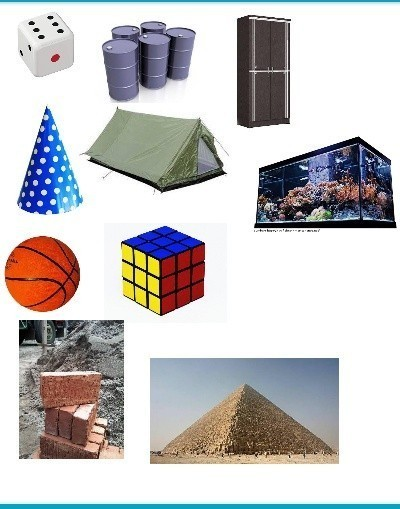
#> input picture bolatest.jpg, 400 x 509 px, given in place of the camera
$ python bolaCam.py
#> lines starting #> are read from the running program, lines starting #| are printed output that depends on the picture; after the words box and inside, x2 and y2 are one past the last pixel; in counts of white or black regions, pixels touching at a corner belong together
import cv2
import numpy as np
import os

# Open the camera
vcap = cv2.VideoCapture(0)

if not vcap.isOpened():
    print("Error opening camera.")
    exit()

# Set the desired window size
window_width = 640  # Set your desired width
window_height = int(window_width * 9 / 16)  # Maintain the 16:9 aspect ratio

# Create a named window
cv2.namedWindow("Output Window", cv2.WINDOW_NORMAL)

# Resize the window
cv2.resizeWindow("Output Window", window_width, window_height)

is_not_playing = False

while True:
    ret, frame = vcap.read()
#> frame is the input picture: shape (509, 400, 3); mean B, G, R 195.7, 195.2, 197.4

    # Convert the frame to grayscale
    gray = cv2.cvtColor(frame, cv2.COLOR_BGR2GRAY)
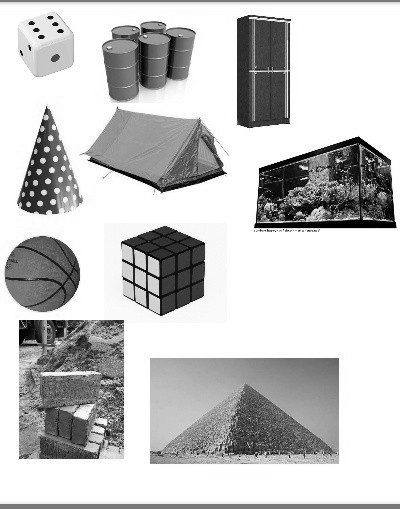
#> gray: shape (509, 400); min 0, max 255, mean 195.9

    # Blur the image to reduce noise and improve circle detection
    gray_blur = cv2.GaussianBlur(gray, (9, 9), 2, 2)
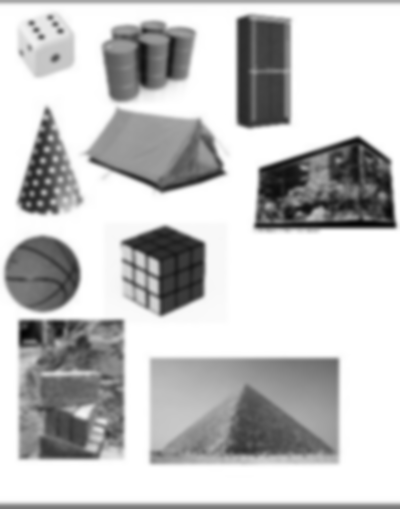
#> gray_blur: shape (509, 400); min 4, max 255, mean 195.9

    # Use Hough Circle detection to find circles (balls) in the image
    circles = cv2.HoughCircles(
        gray_blur, cv2.HOUGH_GRADIENT, 1, gray_blur.shape[0] // 8, param1=100, param2=30, minRadius=10, maxRadius=50
    )
#> circles = [[41.5, 273.5, 37.4], [151.5, 66.5, 22.4]]

    # Draw detected circles on the frame
    if circles is not None:
        circles = np.uint16(np.around(circles))
#> circles = [[42, 274, 37], [152, 66, 22]]
        for circle in circles[0, :]:
            center = (circle[0], circle[1])
            radius = circle[2]
            cv2.circle(frame, center, radius, (0, 255, 0), 2)
#> this loop made 2 passes
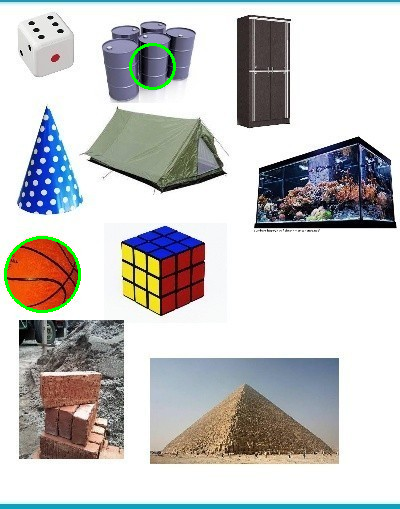
#> frame: shape (509, 400, 3); 0.56% of pixels changed, all inside (x1, y1, x2, y2) = (4, 43, 176, 313)

        # Display the number of balls detected
        text = "Balls detected: {}".format(circles.shape[1])
#> text = 'Balls detected: 2'
        cv2.putText(frame, text, (10, 50), cv2.FONT_HERSHEY_SIMPLEX, 1, (0, 0, 0), 2)
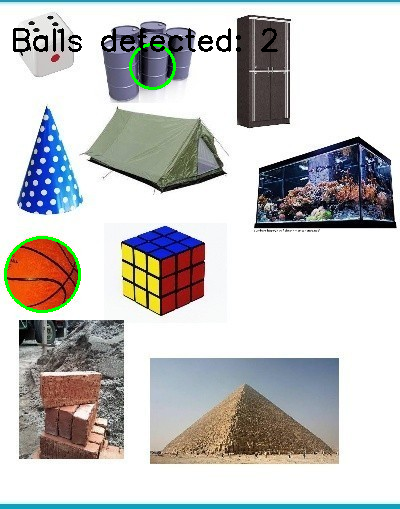
#> frame: shape (509, 400, 3); 0.92% of pixels changed, all inside (x1, y1, x2, y2) = (13, 28, 278, 52)

        # [10 lines of commented-out code are left out]
    edges = cv2.Canny(gray_blur, 50, 150)
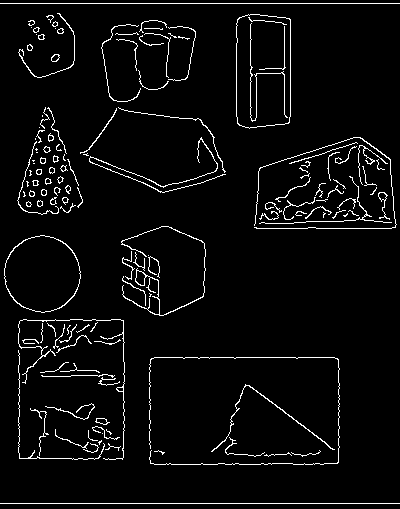
#> edges: shape (509, 400); 4.3% white in thin lines or dots

    # Use Hough Line Transform to detect goal posts
    lines = cv2.HoughLines(edges, 1, np.pi / 180, threshold=100)
#> lines = [[3, 1.57], [503, 1.57], [357, 1.57], [228, 1.57], [123, 0], [158, 2.22], [464, 1.57], [290, 0], [149, 0], [284, 0], [19, 0]]

    # Draw detected lines on the frame
    if lines is not None:
        for line in lines:
            rho, theta = line[0]
            a = np.cos(theta)
            b = np.sin(theta)
            x0 = a * rho
            y0 = b * rho
            x1 = int(x0 + 1000 * (-b))
            y1 = int(y0 + 1000 * (a))
            x2 = int(x0 - 1000 * (-b))
            y2 = int(y0 - 1000 * (a))
            cv2.line(frame, (x1, y1), (x2, y2), (0, 0, 255), 2)
#> this loop made 11 passes
#> (rho, theta, a, b, x0, y0, x1, y1) on passes 1 to 11: (3, 1.57, -4.37e-08, 1, -1.31e-07, 3, -1000, 2), (503, 1.57, -4.37e-08, 1, -2.2e-05, 503, -1000, 502), (357, 1.57, -4.37e-08, 1, -1.56e-05, 357, -1000, 356), (228, 1.57, -4.37e-08, 1, -9.97e-06, 228, -1000, 227), (123, 0, 1, 0, 123, 0, 123, 1000), (158, 2.22, -0.602, 0.799, -95.09, 126.2, -893, -475), (464, 1.57, -4.37e-08, 1, -2.03e-05, 464, -1000, 463), (290, 0, 1, 0, 290, 0, 290, 1000), (149, 0, 1, 0, 149, 0, 149, 1000), (284, 0, 1, 0, 284, 0, 284, 1000), (19, 0, 1, 0, 19, 0, 19, 1000)
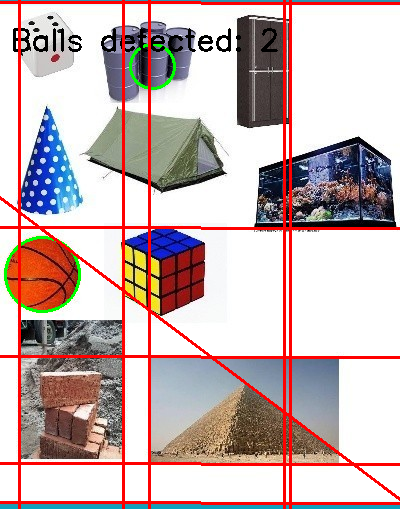
#> frame: shape (509, 400, 3); 7.26% of pixels changed, all inside (x1, y1, x2, y2) = (0, 0, 400, 509)

    # Display the frame
    cv2.imshow("Output Window", frame)

    # Exit when the 'Esc' key is pressed
    if cv2.waitKey(1) == 27:
#> (key Esc is pressed here)
        break

# Release the camera
vcap.release()
cv2.destroyAllWindows()

$ run again, on bangun.jpg
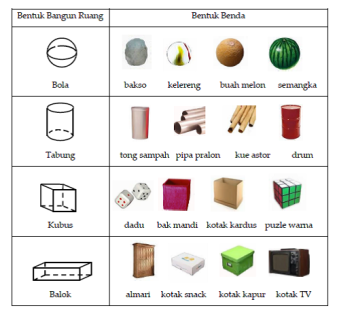
#> input picture bangun.jpg, 337 x 321 px, given in place of the camera
#> frame is the input picture: shape (321, 337, 3); mean B, G, R 229.6, 231.8, 233.7
#> `circles = cv2.HoughCircles( gray_blur, cv2.HOUGH_GRADIENT, 1, gray_blu..`: circles = [[61.5, 51.5, 16.1], [283.5, 52.5, 15.2], [59.5, 121.5, 16.3], [227.5, 51.5, 15.8]]
#> `circles = np.uint16(np.around(circles))`: circles = [[62, 52, 16], [284, 52, 15], [60, 122, 16], [228, 52, 16]]
#> the loop `for circle in circles[0, :]:` made 4 passes
#> `edges = cv2.Canny(gray_blur, 50, 150)`:
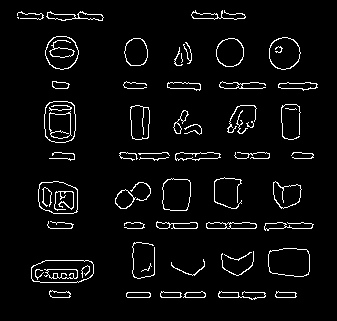
#> edges: shape (321, 337); 4.6% white in thin lines or dots, all inside (x1, y1, x2, y2) = (17, 10, 318, 300)
#> lines = [[228, 1.57], [297, 1.57], [292, 1.57], [158, 1.57], [88, 1.57], [153, 1.57], [223, 1.57]]
#> the loop `for line in lines:` made 7 passes
#> (line, rho, x0, y0, y1, y2) on passes 1 to 7: ([[228, 1.57]], 228, -9.97e-06, 228, 227, 228), ([[297, 1.57]], 297, -1.3e-05, 297, 296, 297), ([[292, 1.57]], 292, -1.28e-05, 292, 291, 292), ([[158, 1.57]], 158, -6.91e-06, 158, 157, 158), ([[88, 1.57]], 88, -3.85e-06, 88, 87, 88), ([[153, 1.57]], 153, -6.69e-06, 153, 152, 153), ([[223, 1.57]], 223, -9.75e-06, 223, 222, 223)
#> after the loop `for line in lines:`:
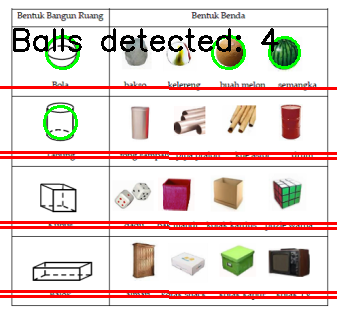
#> frame: shape (321, 337, 3); mean B, G, R 208.8, 213.4, 229.5

$ run again, on bolaoren.jpg
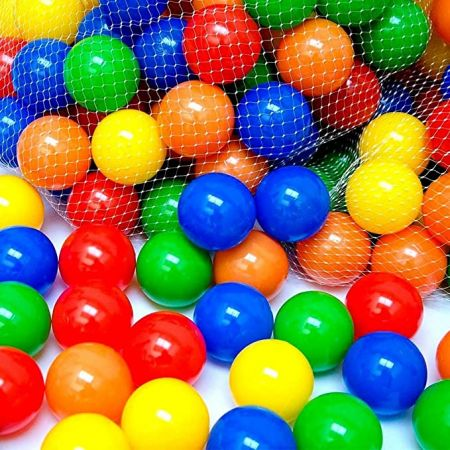
#> input picture bolaoren.jpg, 450 x 450 px, given in place of the camera
#> frame is the input picture: shape (450, 450, 3); mean B, G, R 78.9, 117.9, 138.1
#> `gray_blur = cv2.GaussianBlur(gray, (9, 9), 2, 2)`:
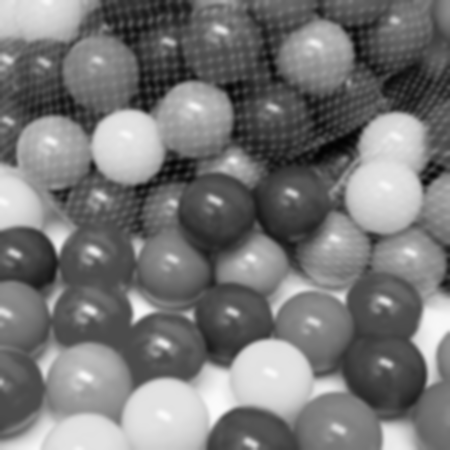
#> gray_blur: shape (450, 450); min 3, max 251, mean 119.5
#> `circles = cv2.HoughCircles( gray_blur, cv2.HOUGH_GRADIENT, 1, gray_blu..`: circles = [[270.5, 379.5, 41.3], [249.5, 271.5, 39.2], [165.5, 420.5, 42.5], [387.5, 374.5, 39.9]]
#> `circles = np.uint16(np.around(circles))`: circles = [[270, 380, 41], [250, 272, 39], [166, 420, 42], [388, 374, 40]]
#> the loop `for circle in circles[0, :]:` made 4 passes
#> `edges = cv2.Canny(gray_blur, 50, 150)`:
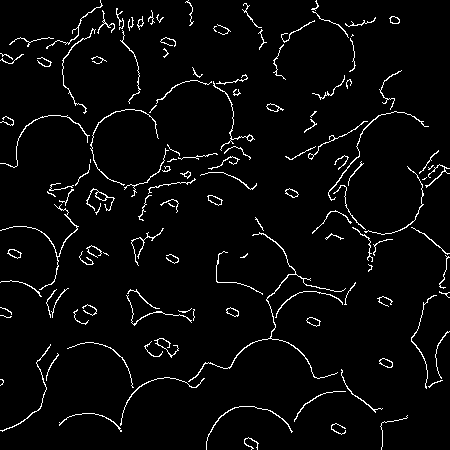
#> edges: shape (450, 450); 3.7% white in thin lines or dots
#> lines = None
